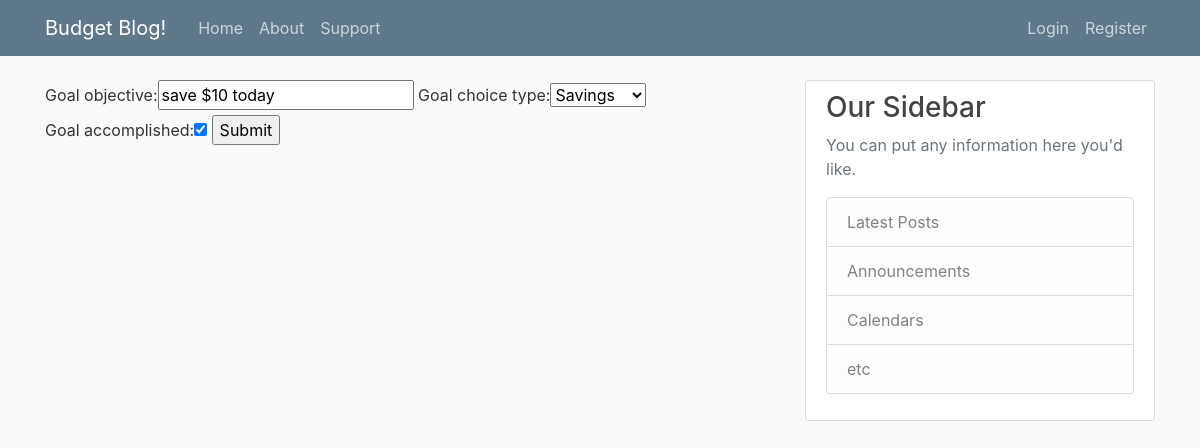
/goals/7/, run on the app's committed database.
### blog/models.py (models this page shows, shortened)
class GoalType(models.Model):
    goal_objective = models.CharField(max_length=300, blank=True)
    goal_choice = (
            ('Savings', 'Savings'),
            ('Expenses', 'Expenses'),
            ('Debt', 'Debt')
    )
    goal_choice_type = models.CharField(max_length = 30, blank=True, null=True, choices=goal_choice)
    goal_accomplished = models.BooleanField()

### blog/views.py (the view)
# urls.py: path('goals/<int:pk>/', views.goal_edit, name = 'goal_edit'),
def goal_edit(request, pk):
    goal = GoalType.objects.get(id=pk)
    form = GoalForm(instance=goal)
    if request.method == 'POST':
        form = GoalForm(request.POST, instance=goal)
        if form.is_valid():
            form.save()
            return redirect('/goals/')
    context = {'form':form}
    return render(request, 'blog/goal_edit.html', context)

### blog/forms.py
class GoalForm(forms.ModelForm):
	class Meta:
		model = GoalType
		fields = ['goal_objective', 'goal_choice_type', 'goal_accomplished']

### blog/templates/blog/goal_edit.html (shortened to what this page needs)
{% extends "blog/base.html"%}
{% block content %}
<form action="" method="POST">
	{{form}}
	<input type= "submit" name="Submit">
</form>
{% endblock %}

### blog/static/blog/main.css (style rules this page uses)
body { background: #fafafa; color: #333333; margin-top: 5rem; }

### data on the page
GoalType: goal_objective "save $10 today", goal_choice_type "Savings", goal_accomplished "☑"
